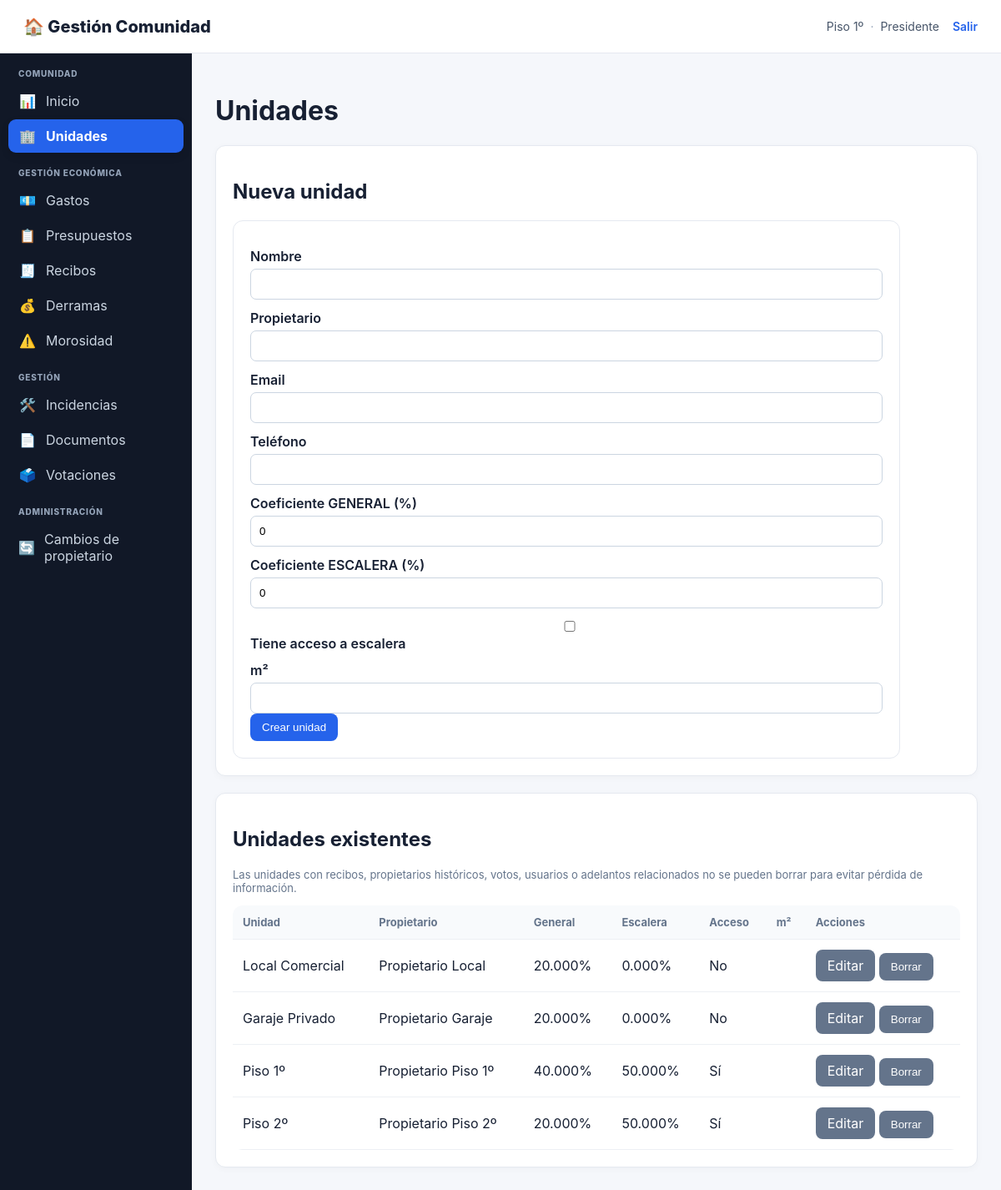
/index.php?page=unidades (signed in), run on the app's committed database.
### tables this page shows
CREATE TABLE usuarios (
 id INT AUTO_INCREMENT PRIMARY KEY,
 email VARCHAR(190) UNIQUE NOT NULL,
 password_hash VARCHAR(255) NOT NULL,
 unidad_id INT NULL,
 rol VARCHAR(50) NOT NULL DEFAULT 'PROPIETARIO_SIN_ESCALERA',
 rol_id INT NULL,
 activo TINYINT(1) NOT NULL DEFAULT 1,
 created_at TIMESTAMP DEFAULT CURRENT_TIMESTAMP,
 INDEX idx_usuarios_unidad (unidad_id),
 INDEX idx_usuarios_rol_id (rol_id),
 FOREIGN KEY (unidad_id) REFERENCES unidades(id) ON DELETE SET NULL,
 FOREIGN KEY (rol_id) REFERENCES roles(id) ON DELETE SET NULL
);

CREATE TABLE unidades (
 id INT AUTO_INCREMENT PRIMARY KEY,
 nombre VARCHAR(100) NOT NULL,
 propietario VARCHAR(150) NOT NULL,
 email VARCHAR(190),
 telefono VARCHAR(50),
 coef_general DECIMAL(6,3) NOT NULL,
 coef_escalera DECIMAL(6,3) NOT NULL DEFAULT 0,
 tiene_acceso_escalera TINYINT(1) NOT NULL DEFAULT 0,
 m2 DECIMAL(10,2),
 created_at TIMESTAMP DEFAULT CURRENT_TIMESTAMP
);

### app/auth.php (called while the page is built, shortened)
<?php
require_once __DIR__.'/db.php';
function require_login() {
    if (!current_user()) {
        header('Location: index.php?page=login');
        exit;
    }
}
function current_user() {
    global $pdo;
    static $loaded = false;
    static $user = null;
    if ($loaded) return $user;
    $loaded = true;
    $id = (int)($_SESSION['user']['id'] ?? 0);
    try {
        $st=$pdo->prepare("SELECT u.*, un.nombre AS unidad_nombre, un.tiene_acceso_escalera
            FROM usuarios u
            LEFT JOIN unidades un ON un.id=u.unidad_id
            WHERE u.id=? LIMIT 1");
        $st->execute([$id]);
        $row=$st->fetch();
        $rs=$pdo->prepare("SELECT r.id,r.codigo,r.nombre,r.activo
            FROM usuario_roles ur
            JOIN roles r ON r.id=ur.rol_id
            WHERE ur.usuario_id=? AND r.activo=1
            ORDER BY r.sistema DESC,r.nombre");
        $rs->execute([$id]);
        $roles=$rs->fetchAll();
        $row['roles']=$roles;
        $row['role_codes']=array_column($roles,'codigo');
        $row['role_names']=array_column($roles,'nombre');
        $row['rol_nombre']=$roles ? implode(', ',$row['role_names']) : '';
        $row['rol']=$roles ? $row['role_codes'][0] : ($row['rol']??'');
        $user=$row;
        return $user;
    } catch (Throwable $e) {
        $user=$_SESSION['user']??null;
        return $user;
    }
}
function can($permission) {
    global $pdo;
    $u=current_user();
    try {
        $st=$pdo->prepare("SELECT 1
            FROM usuario_roles ur
            JOIN roles r ON r.id=ur.rol_id AND r.activo=1
            JOIN rol_permisos rp ON rp.rol_id=r.id
            JOIN permisos p ON p.id=rp.permiso_id AND p.codigo=?
            JOIN usuarios u ON u.id=ur.usuario_id AND u.activo=1
            WHERE ur.usuario_id=? LIMIT 1");
        $st->execute([$permission,$u['id']]);
        if ($st->fetchColumn()) return true;
    } catch(Throwable $e) {
        try {
            $st=$pdo->prepare("SELECT 1
                FROM usuarios u
                JOIN roles r ON r.id=u.rol_id AND r.activo=1
                JOIN rol_permisos rp ON rp.rol_id=r.id
                JOIN permisos p ON p.id=rp.permiso_id AND p.codigo=?
                WHERE u.id=? AND u.activo=1 LIMIT 1");
            $st->execute([$permission,$u['id']]);
            return (bool)$st->fetchColumn();
        } catch(Throwable $e2) {
            return false;
        }
    }
    return false;
}
?>

### app/functions.php (called while the page is built, shortened)
<?php
function h($v){ return htmlspecialchars((string)$v, ENT_QUOTES, 'UTF-8'); }

### public/index.php (the view, shortened to what this page needs)
<?php
require_once __DIR__.'/../app/auth.php';
require_once __DIR__.'/../app/functions.php';
$page=$_GET['page']??'dashboard';
    ?><!doctype html><html lang="es"><head><meta charset="utf-8"><title>Acceso</title><link rel="stylesheet" href="style.css"><link rel="icon" type="image/svg+xml" href="favicon.svg"></head><body>
    <?php
require_login();
function layout_start($title){
    $u=current_user();
    $currentPage=$_GET['page']??'dashboard';
    ?><!doctype html><html lang="es"><head><meta charset="utf-8"><meta name="viewport" content="width=device-width,initial-scale=1"><title><?=h($title)?> · Gestión Comunidad</title><link rel="stylesheet" href="style.css"></head><body>
    <header class="top"><div class="brand">🏠 Gestión Comunidad</div><div class="user-info"><span><?=h($u['unidad_nombre']??'')?></span><span class="user-separator">·</span><span><?=h($u['rol_nombre']??role_label($u['rol']))?></span><a class="logout" href="index.php?page=logout">Salir</a></div></header><div class="wrap"><aside class="sidebar">
    <nav class="sidebar-nav">
        <div class="nav-title">Comunidad</div>
        <a class="nav-link<?=($currentPage==='dashboard'?' active':'')?>" href="index.php"><span class="nav-icon">📊</span><span>Inicio</span></a>
        <?php if(can('GESTION_UNIDADES')): ?><a class="nav-link<?=($currentPage==='unidades'?' active':'')?>" href="index.php?page=unidades"><span class="nav-icon">🏢</span><span>Unidades</span></a><?php endif; ?>
        <div class="nav-title">Gestión económica</div>
        <a class="nav-link<?=($currentPage==='gastos'?' active':'')?>" href="index.php?page=gastos"><span class="nav-icon">💶</span><span>Gastos</span></a>
        <a class="nav-link<?=($currentPage==='presupuestos'?' active':'')?>" href="index.php?page=presupuestos"><span class="nav-icon">📋</span><span>Presupuestos</span></a>
        <a class="nav-link<?=($currentPage==='recibos'?' active':'')?>" href="index.php?page=recibos"><span class="nav-icon">🧾</span><span>Recibos</span></a>
        <a class="nav-link<?=($currentPage==='derramas'?' active':'')?>" href="index.php?page=derramas"><span class="nav-icon">💰</span><span>Derramas</span></a>
        <a class="nav-link<?=($currentPage==='morosidad'?' active':'')?>" href="index.php?page=morosidad"><span class="nav-icon">⚠️</span><span>Morosidad</span></a>
        <div class="nav-title">Gestión</div>
        <a class="nav-link<?=($currentPage==='incidencias'?' active':'')?>" href="index.php?page=incidencias"><span class="nav-icon">🛠️</span><span>Incidencias</span></a>
        <a class="nav-link<?=($currentPage==='documentos'?' active':'')?>" href="index.php?page=documentos"><span class="nav-icon">📄</span><span>Documentos</span></a>
        <a class="nav-link<?=($currentPage==='votaciones'?' active':'')?>" href="index.php?page=votaciones"><span class="nav-icon">🗳️</span><span>Votaciones</span></a>
        <?php if(can('GESTION_USUARIOS') || can('GESTION_ROLES') || can('CAMBIO_PROPIETARIO') || can('GESTION_BACKUPS')): ?>
        <div class="nav-title">Administración</div>
        <?php if(can('CAMBIO_PROPIETARIO')): ?><a class="nav-link<?=($currentPage==='propietarios'?' active':'')?>" href="index.php?page=propietarios"><span class="nav-icon">🔄</span><span>Cambios de propietario</span></a><?php endif; ?>
        <?php endif; ?>
    </nav>
    </aside><main class="main"><?php
}
function layout_end(){ ?></main></div></body></html><?php }
layout_start(ucfirst($page));
switch($page){case 'backups':
case 'unidades':
    $editId=(int)($_GET['edit']??0); $editUnit=null;
    echo '<h1>Unidades</h1><div class="card"><h2>'.($editUnit?'Editar unidad':'Nueva unidad').'</h2><form method="post" class="form">';
    echo '<label>Nombre</label><input name="nombre" value="'.h($editUnit['nombre']??'').'" required>';
    echo '<label>Propietario</label><input name="propietario" value="'.h($editUnit['propietario']??'').'" required>';
    echo '<label>Email</label><input type="email" name="email" value="'.h($editUnit['email']??'').'">';
    echo '<label>Teléfono</label><input name="telefono" value="'.h($editUnit['telefono']??'').'">';
    echo '<label>Coeficiente GENERAL (%)</label><input type="number" step="0.001" min="0" max="100" name="coef_general" value="'.h($editUnit['coef_general']??'0').'" required>';
    echo '<label>Coeficiente ESCALERA (%)</label><input type="number" step="0.001" min="0" max="100" name="coef_escalera" value="'.h($editUnit['coef_escalera']??'0').'" required>';
    echo '<label><input type="checkbox" name="tiene_acceso_escalera"'.(!empty($editUnit['tiene_acceso_escalera'])?' checked':'').'> Tiene acceso a escalera</label>';
    echo '<label>m²</label><input type="number" step="0.01" min="0" name="m2" value="'.h($editUnit['m2']??'').'">';
    echo '<br><button class="btn">'.($editUnit?'Guardar cambios':'Crear unidad').'</button>'.($editUnit?' <a class="btn gray" href="index.php?page=unidades">Cancelar</a>':'').'</form></div><br>';
    echo '<div class="card"><h2>Unidades existentes</h2><p class="muted">Las unidades con recibos, propietarios históricos, votos, usuarios o adelantos relacionados no se pueden borrar para evitar pérdida de información.</p>';
    echo '<table><tr><th>Unidad</th><th>Propietario</th><th>General</th><th>Escalera</th><th>Acceso</th><th>m²</th><th>Acciones</th></tr>';
    foreach($pdo->query("SELECT * FROM unidades ORDER BY id") as $x){
        echo '<tr><td>'.h($x['nombre']).'</td><td>'.h($x['propietario']).'</td><td>'.$x['coef_general'].'%</td><td>'.$x['coef_escalera'].'%</td><td>'.($x['tiene_acceso_escalera']?'Sí':'No').'</td><td>'.h($x['m2']??'').'</td><td>';
        echo '<a class="btn gray" href="index.php?page=unidades&edit='.$x['id'].'">Editar</a> ';
        echo '<form method="post" style="display:inline" onsubmit="return confirm(\'¿Borrar esta unidad? Esta acción no se puede deshacer.\')"><input type="hidden" name="action" value="delete_unit"><input type="hidden" name="id" value="'.$x['id'].'"><button class="btn gray" type="submit">Borrar</button></form>';
        echo '</td></tr>';
    }
    echo '</table></div>';
break;
}
layout_end();

### public/style.css (style rules this page uses)
* { box-sizing:border-box }
body { margin:0;font-family:Inter,Arial,sans-serif;background:#f5f7fb;color:#172033 }
.top { height:64px;background:#fff;border-bottom:1px solid #e5e9f0;display:flex;align-items:center;justify-content:space-between;padding:0 28px }
.brand { font-weight:800;font-size:20px }
.wrap { display:flex;min-height:calc(100vh - 64px) }
aside { width:230px;background:#111827;color:#cbd5e1;padding:20px 12px }
aside a { display:block;padding:10px 13px;border-radius:8px;color:#cbd5e1;text-decoration:none;margin:3px 0 }
.main { flex:1;padding:28px;max-width:1500px }
.card { background:white;border:1px solid #e5e9f0;border-radius:12px;padding:20px;box-shadow:0 2px 8px #00000008 }
.muted { color:#64748b;font-size:13px }
.btn { display:inline-block;border:0;border-radius:8px;padding:9px 14px;background:#2563eb;color:white;text-decoration:none;cursor:pointer }
.btn.gray { background:#64748b }
table { width:100%;border-collapse:collapse;background:#fff;border-radius:12px;overflow:hidden }
th,td { padding:12px;border-bottom:1px solid #edf0f4;text-align:left }
th { font-size:13px;color:#64748b;background:#f8fafc }
.form { background:white;padding:20px;border:1px solid #e5e9f0;border-radius:12px;max-width:800px }
.form label { display:block;font-weight:600;margin:12px 0 5px }
.form input,.form select,.form textarea { width:100%;padding:10px;border:1px solid #cbd5e1;border-radius:7px }
.nav-title { font-size:11px;text-transform:uppercase;color:#64748b;margin:20px 12px 5px }
.sidebar { padding:18px 10px;background:#111827 }
.sidebar-nav { position:sticky;top:12px }
.nav-title { font-size:10px;letter-spacing:.08em;font-weight:800;text-transform:uppercase;color:#94a3b8;margin:18px 12px 7px }
.nav-title:first-child { margin-top:0 }
.nav-link { display:flex;align-items:center;gap:11px;padding:10px 12px;border-radius:9px;color:#cbd5e1;text-decoration:none;margin:2px 0;transition:background .15s,color .15s,transform .15s }
.nav-link.active { background:#2563eb;color:#fff;font-weight:700;box-shadow:0 4px 10px #00000020 }
.nav-icon { width:22px;text-align:center;font-size:16px;line-height:1 }
.user-info { display:flex;align-items:center;gap:8px;color:#475569;font-size:14px }
.user-separator { color:#94a3b8 }
.logout { color:#2563eb;text-decoration:none;font-weight:600;margin-left:8px }

### data on the page
usuarios: unidad.nombre "Piso 1º"
unidades: nombre "Local Comercial", propietario "Propietario Local", coef_general "20.000", coef_escalera "0.000", tiene_acceso_escalera "No"
unidades: nombre "Garaje Privado", propietario "Propietario Garaje", coef_general "20.000", coef_escalera "0.000", tiene_acceso_escalera "No"
unidades: nombre "Piso 1º", propietario "Propietario Piso 1º", coef_general "40.000", coef_escalera "50.000", tiene_acceso_escalera "Sí"
unidades: nombre "Piso 2º", propietario "Propietario Piso 2º", coef_general "20.000", coef_escalera "50.000", tiene_acceso_escalera "Sí"

### other printed values
$u['rol_nombre'] "Presidente"
